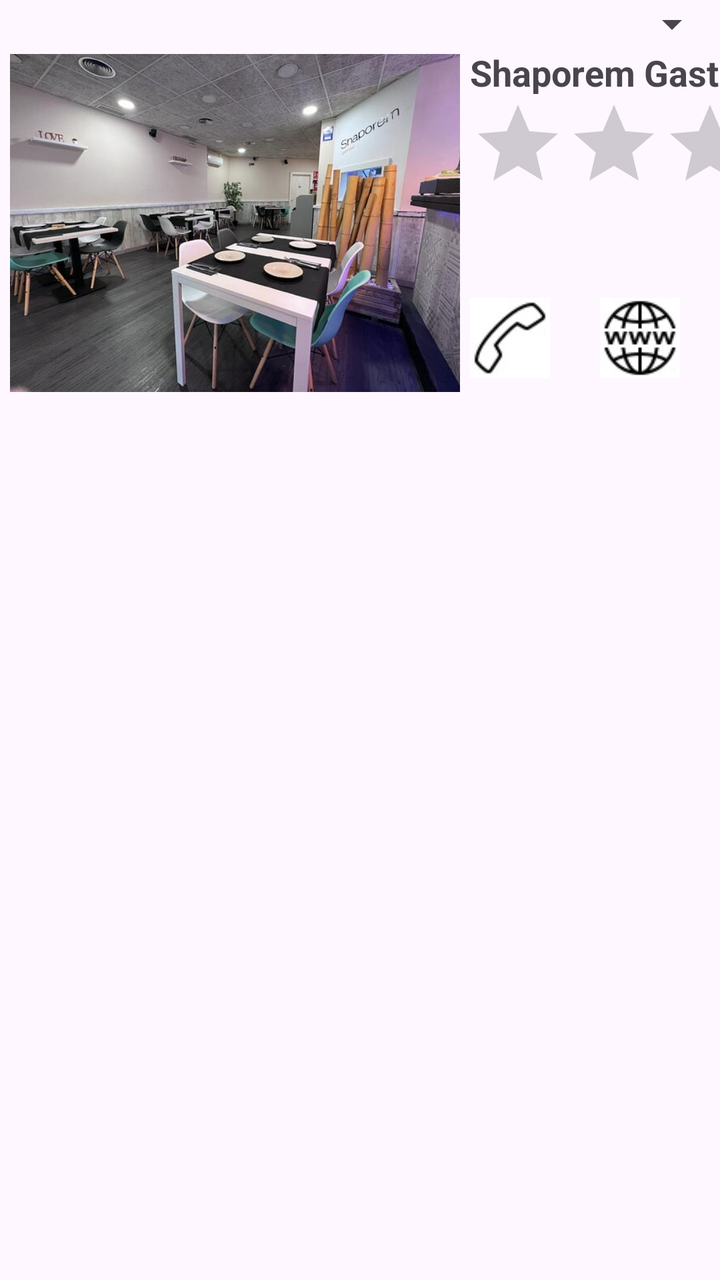
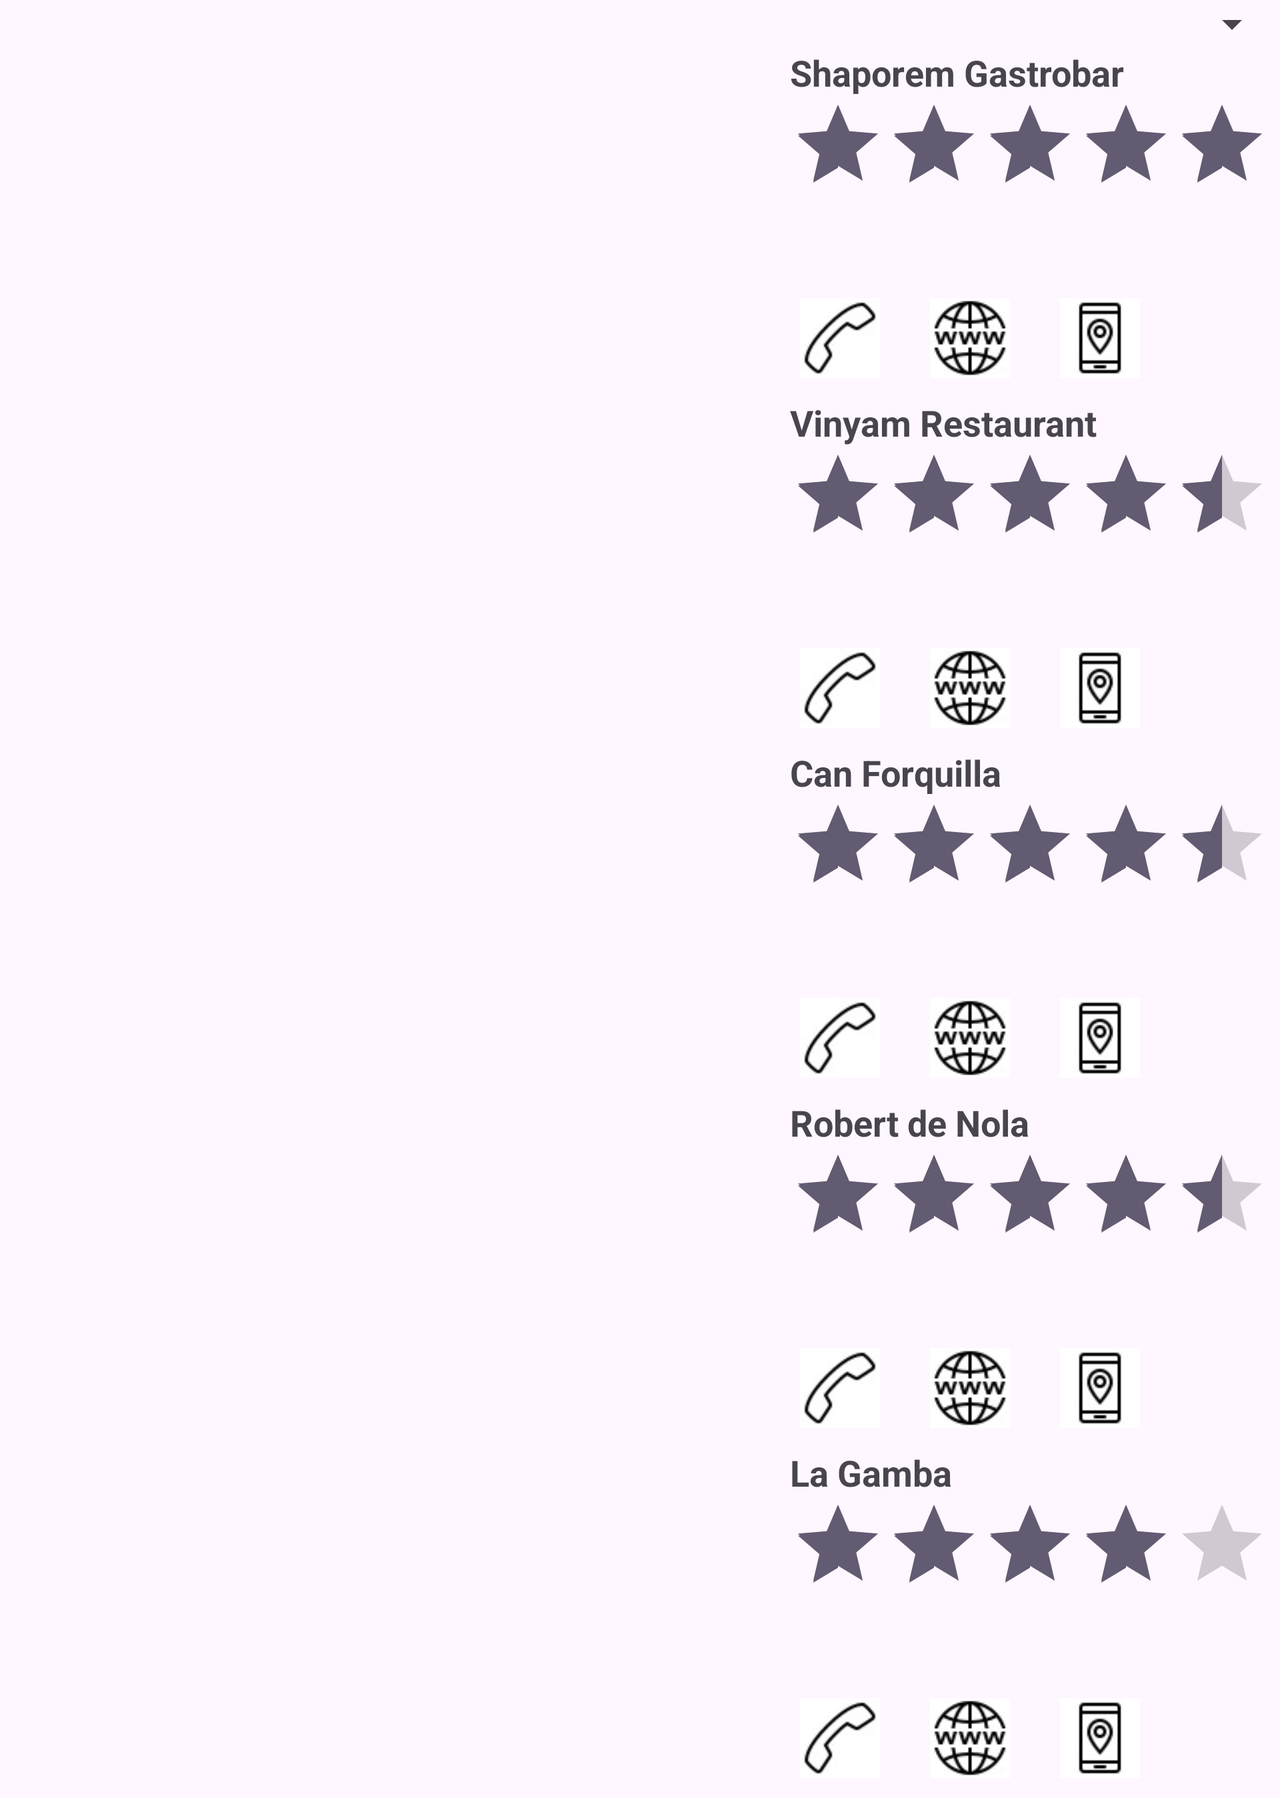

Compare how this app lays out the same screen by default and in its alternative resource folder. The renders come first, then the two layout files and the values they reference.
<!-- AndroidManifest.xml: application theme Theme.Grancentre -->
<!-- res/layout/activity_restaurante.xml -->
<?xml version="1.0" encoding="utf-8"?>
<GridLayout
    xmlns:android="http://schemas.android.com/apk/res/android"
    xmlns:app="http://schemas.android.com/apk/res-auto"
    xmlns:tools="http://schemas.android.com/tools"
    android:layout_width="match_parent"
    android:layout_height="match_parent"
    android:layout_column="1"
    android:layout_row="9"
    tools:context=".RestaurantesActivity">

    <Spinner
        android:layout_width="match_parent"
        android:layout_height="wrap_content"
        android:id="@+id/spinner"
        android:layout_columnSpan="0"
        android:layout_row="0"
        style="@style/StyleSpinner"/>

    

    <ImageView
        android:layout_width="225dp"
        android:layout_height="175dp"
        android:layout_column="0"
        android:layout_row="1"
        android:layout_marginStart="5dp"
        android:src="@drawable/shaporem" />

    <TableLayout
        android:layout_column="1"
        android:layout_row="1"
        android:layout_marginStart="5dp"
        android:gravity="center_vertical">

        <TableRow>
            <TextView
                android:layout_width="wrap_content"
                android:layout_height="wrap_content"
                android:text="Shaporem Gastrobar"
                android:textSize="18sp"
                android:textStyle="bold"/>
        </TableRow>

        <TableRow>
            <RatingBar
                android:layout_width="wrap_content"
                android:layout_height="wrap_content"
                style="@style/StyleRatingBarStyle" />
        </TableRow>

        <TableRow>
            <TextView
                android:layout_width="wrap_content"
                android:layout_height="wrap_content"
                android:id="@+id/tiposRes1"
                android:textSize="14sp" />
        </TableRow>
    </TableLayout>

    <LinearLayout
        android:layout_width="wrap_content"
        android:layout_height="wrap_content"
        android:layout_column="1"
        android:layout_row="1"
        android:layout_marginTop="120dp"
        android:layout_marginStart="5dp"
        android:orientation="horizontal">

        <ImageView
            android:id="@+id/phoneRes1"
            android:layout_width="40dp"
            android:layout_height="wrap_content"
            android:src="@drawable/phone" />

        <ImageView
            android:id="@+id/webRes1"
            android:layout_width="40dp"
            android:layout_height="wrap_content"
            android:layout_marginStart="25dp"

            android:src="@drawable/web" />

        <ImageView
            android:id="@+id/mapsRes1"
            android:layout_width="40dp"
            android:layout_height="wrap_content"
            android:layout_marginStart="25dp"
            android:src="@drawable/maps"/>
    </LinearLayout>
</GridLayout>
<!-- resources referenced by this layout -->
<resources>
  <!-- drawable maps: jpg bitmap (drawable, 1164 bytes) -->
  <!-- drawable phone: jpg bitmap (drawable, 1107 bytes) -->
  <!-- drawable shaporem: jpg bitmap (drawable, 54224 bytes) -->
  <!-- drawable web: jpg bitmap (drawable, 1807 bytes) -->
  <style name="Theme.Grancentre" parent="Base.Theme.Grancentre" />
  <style name="Base.Theme.Grancentre" parent="Theme.Material3.DayNight.NoActionBar">
          
          
      </style>
</resources>
<!-- res/layout-land/activity_restaurante.xml (the repository's variant of the layout above) -->
<!-- drawn on the phone turned sideways -->
<?xml version="1.0" encoding="utf-8"?>
<ScrollView
    xmlns:android="http://schemas.android.com/apk/res/android"
    xmlns:app="http://schemas.android.com/apk/res-auto"
    xmlns:tools="http://schemas.android.com/tools"
    android:layout_width="match_parent"
    android:layout_height="match_parent"
    tools:context=".RestaurantesActivity">

    <GridLayout
        android:layout_width="match_parent"
        android:layout_height="match_parent">

        <Spinner
            android:layout_width="match_parent"
            android:layout_height="wrap_content"
            android:id="@+id/spinner"
            android:layout_columnSpan="0"
            android:layout_row="0"
            style="@style/StyleSpinner"/>

        
        <GridLayout
            android:layout_columnSpan="0"
            android:layout_row="1"
            android:layout_marginStart="135dp"
            android:id="@+id/blocRes1">

            <ImageView
                android:id="@+id/imgRes1"
                android:layout_width="225dp"
                android:layout_height="175dp"
                android:layout_column="0"
                android:layout_row="1"
                android:layout_marginStart="5dp"/>

            <TableLayout
                android:layout_marginStart="30dp">
                <TableRow>
                    <TextView
                        android:layout_width="wrap_content"
                        android:layout_height="wrap_content"
                        android:text="Shaporem Gastrobar"
                        android:textSize="18sp"
                        android:textStyle="bold"/>
                </TableRow>

                <TableRow>
                    <RatingBar
                        android:layout_width="wrap_content"
                        android:layout_height="wrap_content"
                        android:rating="5"
                        style="@style/StyleRatingBarStyle" />
                </TableRow>

                <TableRow>
                    <TextView
                        android:layout_width="wrap_content"
                        android:layout_height="wrap_content"
                        android:id="@+id/tiposRes1"
                        android:textSize="14sp" />
                </TableRow>
            </TableLayout>

            <LinearLayout
                android:layout_width="wrap_content"
                android:layout_height="wrap_content"
                android:layout_column="1"
                android:layout_row="1"
                android:layout_marginTop="120dp"
                android:layout_marginStart="5dp"
                android:orientation="horizontal">

                <ImageView
                    android:id="@+id/phoneRes1"
                    android:layout_marginStart="30dp"
                    android:layout_width="40dp"
                    android:layout_height="wrap_content"
                    android:src="@drawable/phone" />

                <ImageView
                    android:id="@+id/webRes1"
                    android:layout_width="40dp"
                    android:layout_height="wrap_content"
                    android:layout_marginStart="25dp"

                    android:src="@drawable/web" />

                <ImageView
                    android:id="@+id/mapsRes1"
                    android:layout_width="40dp"
                    android:layout_height="wrap_content"
                    android:layout_marginStart="25dp"
                    android:src="@drawable/maps"/>
            </LinearLayout>
        </GridLayout>

        
        <GridLayout
            android:layout_columnSpan="0"
            android:layout_row="2"
            android:layout_marginStart="135dp"
            android:id="@+id/blocRes2">

            <ImageView
                android:id="@+id/imgRes2"
                android:layout_width="225dp"
                android:layout_height="175dp"
                android:layout_column="0"
                android:layout_row="1"
                android:layout_marginStart="5dp"/>

            <TableLayout
                android:layout_marginStart="30dp">

                <TableRow>
                    <TextView
                        android:layout_width="wrap_content"
                        android:layout_height="wrap_content"
                        android:text="Vinyam Restaurant"
                        android:textSize="18sp"
                        android:textStyle="bold"/>
                </TableRow>

                <TableRow>
                    <RatingBar
                        android:layout_width="wrap_content"
                        android:layout_height="wrap_content"
                        android:rating="4.5"
                        style="@style/StyleRatingBarStyle" />
                </TableRow>

                <TableRow>
                    <TextView
                        android:layout_width="wrap_content"
                        android:layout_height="wrap_content"
                        android:id="@+id/tiposRes2"
                        android:textSize="14sp"/>
                </TableRow>
            </TableLayout>

            <LinearLayout
                android:layout_width="wrap_content"
                android:layout_height="wrap_content"
                android:layout_column="1"
                android:layout_row="1"
                android:layout_marginTop="120dp"
                android:layout_marginStart="5dp"
                android:orientation="horizontal">

                <ImageView
                    android:id="@+id/phoneRes2"
                    android:layout_marginStart="30dp"
                    android:layout_width="40dp"
                    android:layout_height="wrap_content"
                    android:src="@drawable/phone" />

                <ImageView
                    android:id="@+id/webRes2"
                    android:layout_width="40dp"
                    android:layout_height="wrap_content"
                    android:layout_marginStart="25dp"
                    android:src="@drawable/web" />

                <ImageView
                    android:id="@+id/mapsRes2"
                    android:layout_width="40dp"
                    android:layout_height="wrap_content"
                    android:layout_marginStart="25dp"
                    android:src="@drawable/maps"/>
            </LinearLayout>
        </GridLayout>

        
        <GridLayout
            android:layout_columnSpan="0"
            android:layout_row="3"
            android:layout_marginStart="135dp"
            android:id="@+id/blocRes3">

            <ImageView
                android:id="@+id/imgRes3"
                android:layout_width="225dp"
                android:layout_height="175dp"
                android:layout_column="0"
                android:layout_row="1"
                android:layout_marginStart="5dp"/>

            <TableLayout
                android:layout_marginStart="30dp">

                <TableRow>
                    <TextView
                        android:layout_width="wrap_content"
                        android:layout_height="wrap_content"
                        android:text="Can Forquilla"
                        android:textSize="18sp"
                        android:textStyle="bold"/>
                </TableRow>

                <TableRow>
                    <RatingBar
                        android:layout_width="wrap_content"
                        android:layout_height="wrap_content"
                        android:rating="4.5"
                        style="@style/StyleRatingBarStyle" />
                </TableRow>

                <TableRow>
                    <TextView
                        android:layout_width="wrap_content"
                        android:layout_height="wrap_content"
                        android:id="@+id/tiposRes3"
                        android:textSize="14sp" />
                </TableRow>
            </TableLayout>

            <LinearLayout
                android:layout_width="wrap_content"
                android:layout_height="wrap_content"
                android:layout_column="1"
                android:layout_row="1"
                android:layout_marginTop="120dp"
                android:layout_marginStart="5dp"
                android:orientation="horizontal">

                <ImageView
                    android:layout_marginStart="30dp"
                    android:id="@+id/phoneRes3"
                    android:layout_width="40dp"
                    android:layout_height="wrap_content"
                    android:src="@drawable/phone" />

                <ImageView
                    android:id="@+id/webRes3"
                    android:layout_width="40dp"
                    android:layout_height="wrap_content"
                    android:layout_marginStart="25dp"
                    android:src="@drawable/web" />

                <ImageView
                    android:id="@+id/mapsRes3"
                    android:layout_width="40dp"
                    android:layout_height="wrap_content"
                    android:layout_marginStart="25dp"
                    android:src="@drawable/maps"/>
            </LinearLayout>
        </GridLayout>

        
        <GridLayout
            android:layout_columnSpan="0"
            android:layout_row="4"
            android:layout_marginStart="135dp"
            android:id="@+id/blocRes4">

            <ImageView
                android:id="@+id/imgRes4"
                android:layout_width="225dp"
                android:layout_height="175dp"
                android:layout_column="0"
                android:layout_row="1"
                android:layout_marginStart="5dp"/>

            <TableLayout
                android:layout_marginStart="30dp">

                <TableRow>
                    <TextView
                        android:layout_width="wrap_content"
                        android:layout_height="wrap_content"
                        android:text="Robert de Nola"
                        android:textSize="18sp"
                        android:textStyle="bold"/>
                </TableRow>

                <TableRow>
                    <RatingBar
                        android:layout_width="wrap_content"
                        android:layout_height="wrap_content"
                        android:rating="4.5"
                        style="@style/StyleRatingBarStyle" />
                </TableRow>

                <TableRow>
                    <TextView
                        android:layout_width="wrap_content"
                        android:layout_height="wrap_content"
                        android:id="@+id/tiposRes4"
                        android:textSize="14sp" />
                </TableRow>
            </TableLayout>

            <LinearLayout
                android:layout_width="wrap_content"
                android:layout_height="wrap_content"
                android:layout_column="1"
                android:layout_row="1"
                android:layout_marginTop="120dp"
                android:layout_marginStart="5dp"
                android:orientation="horizontal">

                <ImageView
                    android:layout_marginStart="30dp"
                    android:id="@+id/phoneRes4"
                    android:layout_width="40dp"
                    android:layout_height="wrap_content"
                    android:src="@drawable/phone" />

                <ImageView
                    android:id="@+id/webRes4"
                    android:layout_width="40dp"
                    android:layout_height="wrap_content"
                    android:layout_marginStart="25dp"

                    android:src="@drawable/web" />

                <ImageView
                    android:id="@+id/mapsRes4"
                    android:layout_width="40dp"
                    android:layout_height="wrap_content"
                    android:layout_marginStart="25dp"
                    android:src="@drawable/maps"/>
            </LinearLayout>
        </GridLayout>

        
        <GridLayout
            android:layout_columnSpan="0"
            android:layout_row="5"
            android:layout_marginStart="135dp"
            android:id="@+id/blocRes5">

            <ImageView
                android:id="@+id/imgRes5"
                android:layout_width="225dp"
                android:layout_height="175dp"
                android:layout_column="0"
                android:layout_row="1"
                android:layout_marginStart="5dp"/>

            <TableLayout
                android:layout_marginStart="30dp">

                <TableRow>
                    <TextView
                        android:layout_width="wrap_content"
                        android:layout_height="wrap_content"
                        android:text="La Gamba"
                        android:textSize="18sp"
                        android:textStyle="bold"/>
                </TableRow>

                <TableRow>
                    <RatingBar
                        android:layout_width="wrap_content"
                        android:layout_height="wrap_content"
                        android:rating="4"
                        style="@style/StyleRatingBarStyle" />
                </TableRow>

                <TableRow>
                    <TextView
                        android:layout_width="wrap_content"
                        android:layout_height="wrap_content"
                        android:id="@+id/tiposRes5"
                        android:textSize="14sp" />
                </TableRow>
            </TableLayout>

            <LinearLayout
                android:layout_width="wrap_content"
                android:layout_height="wrap_content"
                android:layout_column="1"
                android:layout_row="1"
                android:layout_marginTop="120dp"
                android:layout_marginStart="5dp"
                android:orientation="horizontal">

                <ImageView
                    android:layout_marginStart="30dp"
                    android:id="@+id/phoneRes5"
                    android:layout_width="40dp"
                    android:layout_height="wrap_content"
                    android:src="@drawable/phone" />

                <ImageView
                    android:id="@+id/webRes5"
                    android:layout_width="40dp"
                    android:layout_height="wrap_content"
                    android:layout_marginStart="25dp"

                    android:src="@drawable/web" />

                <ImageView
                    android:id="@+id/mapsRes5"
                    android:layout_width="40dp"
                    android:layout_height="wrap_content"
                    android:layout_marginStart="25dp"
                    android:src="@drawable/maps"/>
            </LinearLayout>
        </GridLayout>

    </GridLayout>
</ScrollView>
<!-- resources referenced by the variant -->
<!-- as the phone turned sideways resolves them -->
<resources>
  <!-- drawable maps: jpg bitmap (drawable, 1164 bytes) -->
  <!-- drawable phone: jpg bitmap (drawable, 1107 bytes) -->
  <!-- drawable web: jpg bitmap (drawable, 1807 bytes) -->
  <style name="Theme.Grancentre" parent="Base.Theme.Grancentre" />
  <style name="Base.Theme.Grancentre" parent="Theme.Material3.DayNight.NoActionBar">
          
          
      </style>
</resources>
